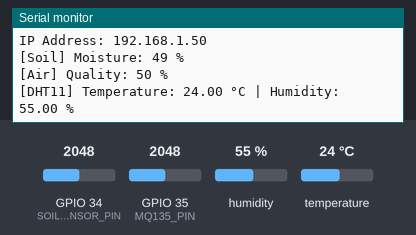
Bench run of a sketch on a simulated ESP32. Parts: the last lines printed to the serial monitor. Inputs (shaded band) come from the test bench; at power-on: humidity 55 %, GPIO 34 (SOIL_SENSOR_PIN) = 2048, GPIO 35 (MQ135_PIN) = 2048, temperature 24 °C. WiFi joins after 1.5 s; servers stay silent unless stated.

Above: at 2.7 s.
2.8 s: humidity set to 22 %
At 6.1 s:
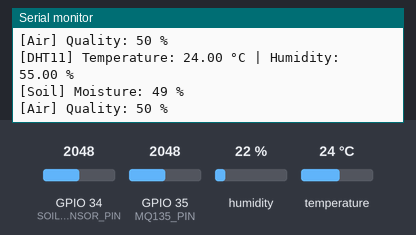
6.6 s: GPIO 34 (SOIL_SENSOR_PIN) set to 2866
At 8.8 s:
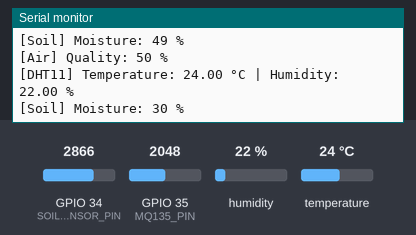
10.4 s: GPIO 35 (MQ135_PIN) set to 2866
At 12.5 s:
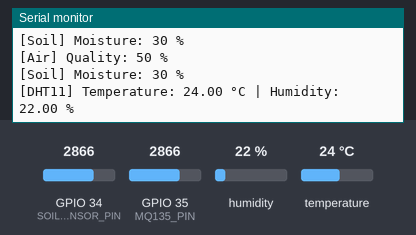
14.2 s: temperature set to 12 °C
At 17.9 s:
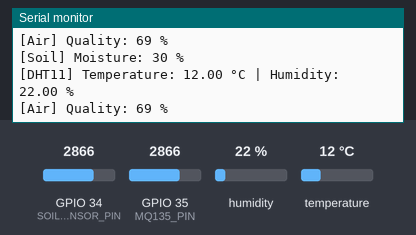
18.0 s: GPIO 34 (SOIL_SENSOR_PIN) set to 3972
At 20.4 s:
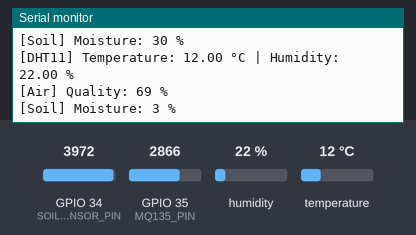
21.8 s: GPIO 35 (MQ135_PIN) set to 3972
At 23.9 s:
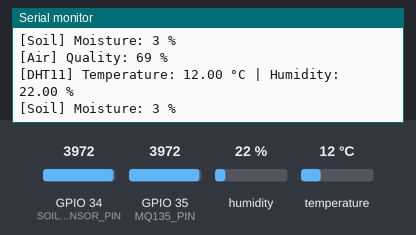
Timing chart, 0 to 25.4 s (numbered marks = the images above; inputs shaded):
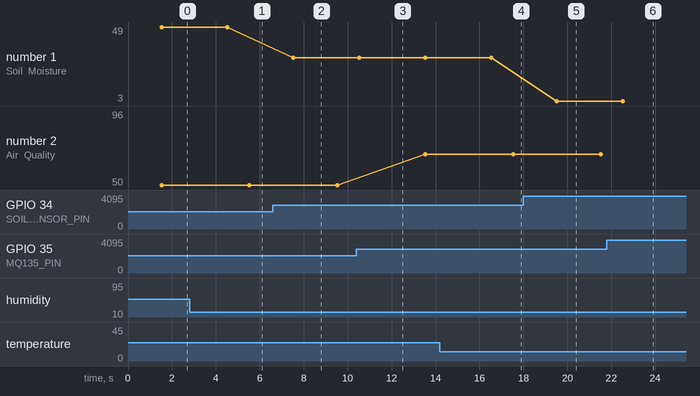

The sketch:

ESP32_FreeRTOS_Sensors.ino
```cpp
#include <WiFi.h>
#include <DHT.h>

// === Wi-Fi Configuration ===
const char* ssid = "Ooredoo68CEC4";
const char* password = "FH2KEY3U79&CT";

// === Pin Definitions ===
#define DHTPIN 4              // DHT11 connected to GPIO4
#define DHTTYPE DHT11         // Sensor type
#define SOIL_SENSOR_PIN 34    // Soil moisture analog output
#define MQ135_PIN 35          // MQ135 air quality analog output

// === Initialize Sensors ===
DHT dht(DHTPIN, DHTTYPE);

// === FreeRTOS Task Handles ===
TaskHandle_t TaskDHT;
TaskHandle_t TaskSoil;
TaskHandle_t TaskAir;

// === Wi-Fi Connection Function ===
void connectToWiFi() {
  Serial.print("Connecting to Wi-Fi...");
  WiFi.begin(ssid, password);

  int retries = 0;
  while (WiFi.status() != WL_CONNECTED && retries < 20) {
    delay(500);
    Serial.print(".");
    retries++;
  }

  if (WiFi.status() == WL_CONNECTED) {
    Serial.println("\nWi-Fi connected!");
    Serial.print("IP Address: ");
    Serial.println(WiFi.localIP());
  } else {
    Serial.println("\nWi-Fi connection failed.");
  }
}

// === Task: DHT11 (Temperature & Humidity) ===
void taskDHT(void * parameter) {
  for (;;) {
    float t = dht.readTemperature();
    float h = dht.readHumidity();

    if (isnan(t) || isnan(h)) {
      Serial.println("[DHT11] Failed to read");
    } else {
      Serial.print("[DHT11] Temperature: ");
      Serial.print(t);
      Serial.print(" °C | Humidity: ");
      Serial.print(h);
      Serial.println(" %");
    }

    vTaskDelay(pdMS_TO_TICKS(5000)); // Every 5 seconds
  }
}

// === Task: Soil Moisture Sensor ===
void taskSoil(void * parameter) {
  for (;;) {
    int rawValue = analogRead(SOIL_SENSOR_PIN);
    int moisture = map(rawValue, 4095, 0, 0, 100); // Adjust as needed

    Serial.print("[Soil] Moisture: ");
    Serial.print(moisture);
    Serial.println(" %");

    vTaskDelay(pdMS_TO_TICKS(3000)); // Every 3 seconds
  }
}

// === Task: MQ135 Air Quality Sensor ===
void taskAir(void * parameter) {
  for (;;) {
    int airRaw = analogRead(MQ135_PIN);
    int airQuality = map(airRaw, 0, 4095, 0, 100); // Adjust as needed

    Serial.print("[Air] Quality: ");
    Serial.print(airQuality);
    Serial.println(" %");

    vTaskDelay(pdMS_TO_TICKS(4000)); // Every 4 seconds
  }
}

// === Setup ===
void setup() {
  Serial.begin(115200);
  dht.begin();
  connectToWiFi();

  // Create FreeRTOS tasks (all on core 1)
  xTaskCreatePinnedToCore(taskDHT, "TaskDHT", 2000, NULL, 1, &TaskDHT, 1);
  xTaskCreatePinnedToCore(taskSoil, "TaskSoil", 2000, NULL, 1, &TaskSoil, 1);
  xTaskCreatePinnedToCore(taskAir, "TaskAir", 2000, NULL, 1, &TaskAir, 1);
}

// === Loop (Empty – FreeRTOS handles everything) ===
void loop() {}
```

Measured:
- after the input at 6.6 s, the serial monitor: prints a new line after 0.93 s (image 2)
- after the input at 14.2 s, the serial monitor: prints a new line after 2.4 s (image 4)
- after the input at 18.0 s, the serial monitor: prints a new line after 1.5 s (image 5)
- plotted number 1: 49 → 30 after the input at 6.6 s, 30 → 3 after the input at 18.0 s
- plotted number 2: 50 → 69 after the input at 10.4 s, 69 → 96 after the input at 21.8 s
